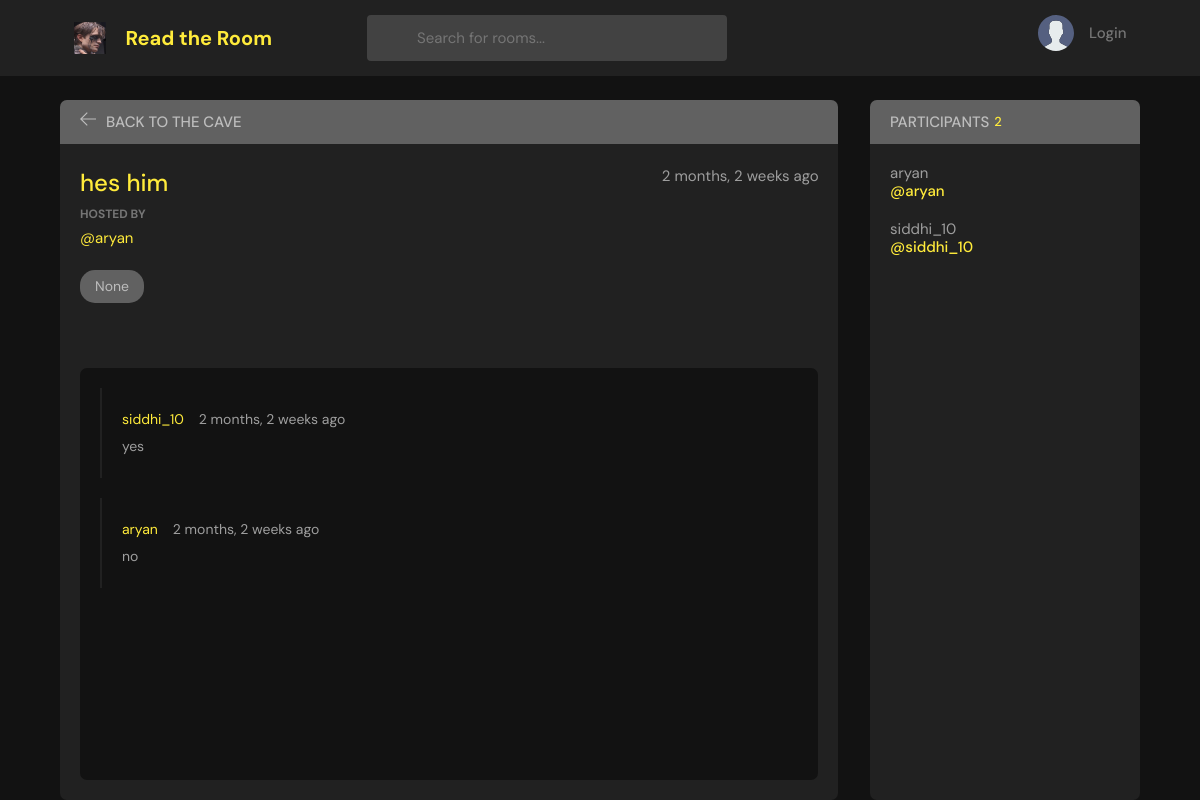
/about_page/30/, run on an earlier commit of the app's database.
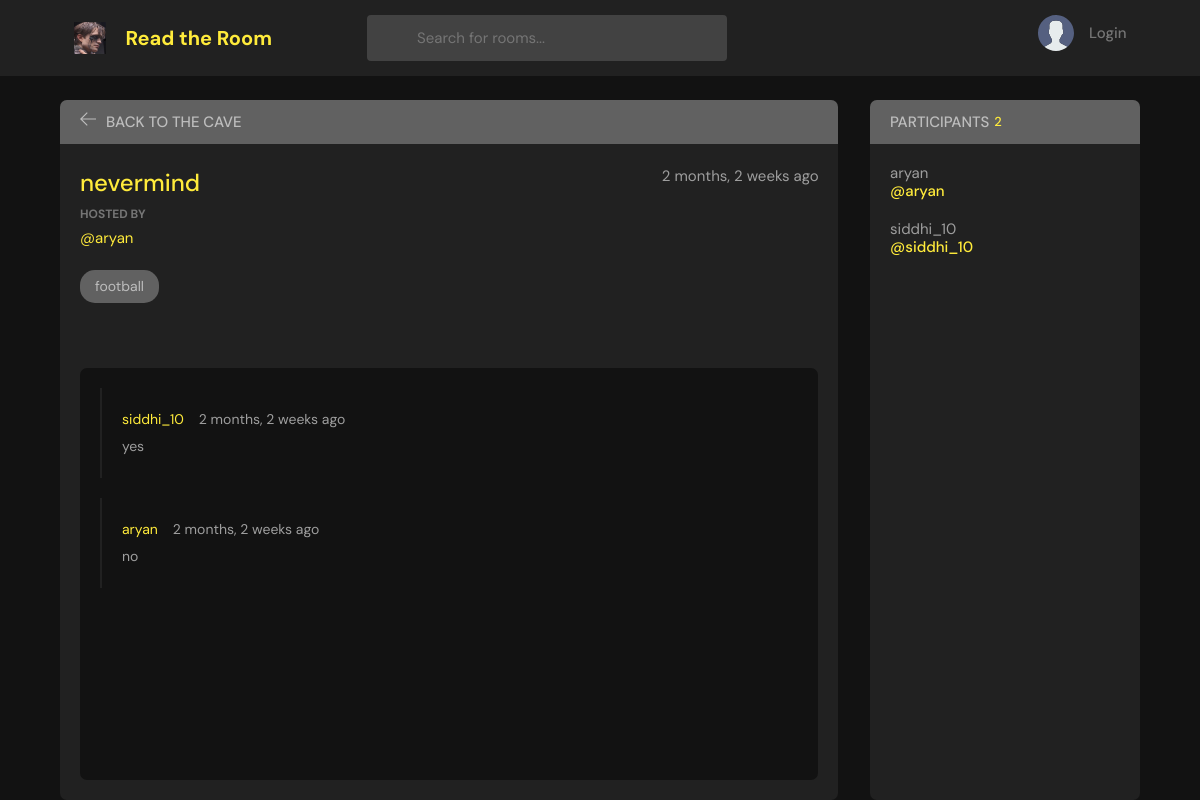
And on a later commit of the database.
### base/models.py (models this page shows, shortened)
class Rooms(models.Model):
    host =  models.ForeignKey(User,on_delete=models.SET_NULL, null = True)
    topic =  models.ForeignKey(Topic,on_delete=models.SET_NULL, null = True)
    name = models.CharField(max_length=200)
    description = models.TextField(null=True, blank=True)
    participants = models.ManyToManyField(User,related_name='participants',blank = True)
    updated = models.DateTimeField(auto_now=True)
    created = models.DateTimeField(auto_now_add=True)
    class Meta:
        ordering = ['-updated','-created']

class Topic(models.Model):
    name = models.CharField(max_length=200)
    def __str__(self):
        return self.name

### base/views.py (the view, shortened to what this page needs)
# urls.py: path('about_page/<str:pk>/', views.about, name="about"),
def about(request,pk):
    room = Rooms.objects.get(id=pk)
    room_messages = room.message_set.all()
    participants = room.participants.all()
    context = {
        'room':room,
        'room_messages':room_messages,
        'participants': participants
    }
    return render(request,"base/about.html",context)

### base/templates/base/about.html (shortened to what this page needs)
{% extends 'main.html' %}
{% block content %}
{% load static %}
    <main class="profile-page layout layout--2">
      <div class="container">
        <div class="room">
          <div class="room__top">
            <div class="room__topLeft">
              <a href="{% url 'home' %}">
                <svg version="1.1" xmlns="http://www.w3.org/2000/svg" width="32" height="32" viewBox="0 0 32 32">
                  <title>arrow-left</title>
                  <path
                    d="M13.723 2.286l-13.723 13.714 13.719 13.714 1.616-1.611-10.96-10.96h27.625v-2.286h-27.625l10.965-10.965-1.616-1.607z"
                  ></path>
                </svg>
              </a>
              <h3>Back to the Cave</h3>
            </div>
          </div>
          <div class="room__box scroll">
            <div class="room__header scroll">
              <div class="room__info">
                <h3>{{room.name}}</h3>
                <span>{{room.created|timesince}} ago</span>
              </div>
              <div class="room__hosted">
                <p>Hosted By</p>
                <a href="{% url 'user-profile' room.host.id %}" class="room__author">
                  <span>@{{room.host}}</span>
                </a>
              </div>
              <span class="room__topics">{{room.topic}}</span>
            </div>
            <div class="room__conversation">
              <div class="threads scroll">
              {% for message in room_messages %}
                <div class="thread">
                  <div class="thread__top">
                    <div class="thread__author">
                      <a href="{% url 'user-profile' message.user.id %}" class="thread__authorInfo">
                        <span>{{message.user.username}}</span>
                      </a>
                      <span class="thread__date">{{message.created|timesince}} ago</span>
                    </div>
                  </div>
                  <div class="thread__details">
                  {{message.body}}
                  </div>
                </div>
              {% endfor %}
              </div>
            </div>
          </div>
        </div>
        <div class="participants">
          <h3 class="participants__top">Participants <span>{{participants.count}}</span></h3>
          <div class="participants__list scroll">
            {% for user in participants %}
            <a href="{% url 'user-profile' user.id %}" class="participant">
              <p>
               {{ user.username }}
                <span>@{{ user.username}}</span>
              </p>
            </a>
            {% endfor %}
          </div>
        </div>
      </div>
    </main>
    {% endblock content %}

What changed in the data, as far as the page shows it:
changed Rooms "aryan": name "hes him" → "nevermind"; topic "None" → "football"
